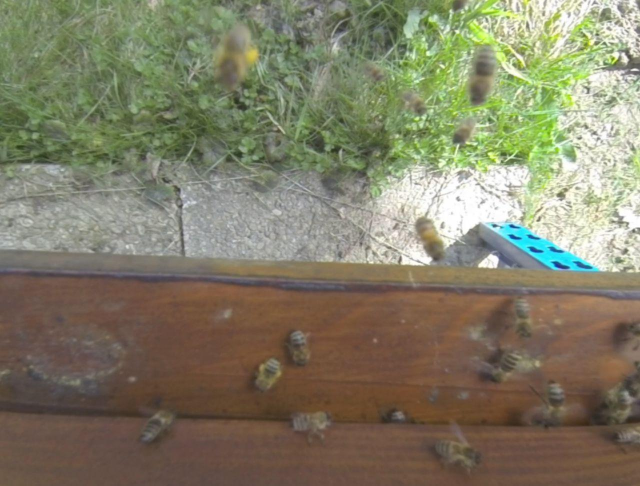
#> input picture Latex/3D-Vision_PAPER/pictures/Calib.jpg, 1280 x 972 px, given in place of GOPR1352120FPS.MP4, which was not available (shown at 1/2 size)
$ python Bee_colors.py
#> lines starting #> are read from the running program, lines starting #| are printed output that depends on the picture
from matplotlib import pyplot as plt
import numpy as np
import cv2

cap = cv2.VideoCapture('GOPR1352120FPS.MP4')
ret,frame = cap.read()
#> frame is the input picture: shape (972, 1280, 3); mean B, G, R 102.6, 125.5, 129.2
fgbg = cv2.createBackgroundSubtractorMOG2()


# define field of interst
higth1 = 450
higth2 = 600
width1 = 500
width2 = 600
higth = higth2-higth1
width = width2-width1


fourcc = cv2.VideoWriter_fourcc(*'DIVX')
print(frame.shape)
#| (972, 1280, 3)
out = cv2.VideoWriter('output.avi',fourcc,20.0,(width,higth),True)

while(1):
    ret, frame = cap.read()
    if ret == False:
        break
    frame = frame[higth1:higth2,width1:width2,:]
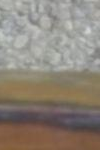
#> frame: shape (150, 100, 3); mean B, G, R 120.8, 131.9, 141.4
    fgmask = fgbg.apply(frame)
#> fgmask: shape (150, 100); every value is 127
    ret, thresh = cv2.threshold(fgmask,127,255,0)
#> thresh: shape (150, 100); every value is 0
    median = cv2.medianBlur(thresh,9)
    inv = cv2.bitwise_and(frame,frame, mask=median)
#> inv: shape (150, 100, 3); every value is 0

    out.write(frame)

    cv2.imshow('frame',frame)
    cv2.imshow('median',median)
    cv2.imshow('inv',inv)
    k=cv2.waitKey(1) & 0xFF
#> (key Esc is pressed here)
    if k ==27:
        break

cap.release()
out.release()

$ run again, on Latex/3D-Vision_PAPER/pictures/Dist.jpg
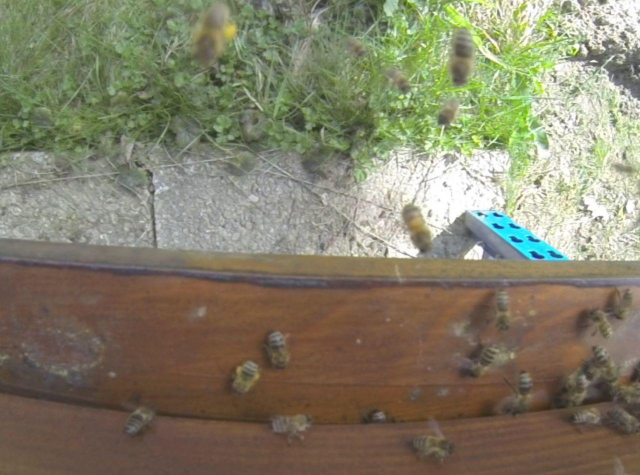
#> input picture Latex/3D-Vision_PAPER/pictures/Dist.jpg, 1280 x 950 px, given in place of GOPR1352120FPS.MP4, which was not available (shown at 1/2 size)
#> frame is the input picture: shape (950, 1280, 3); mean B, G, R 104.9, 127, 131.3
#| (950, 1280, 3)
#> `frame = frame[higth1:higth2,width1:width2,:]`:
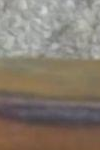
#> frame: shape (150, 100, 3); mean B, G, R 111.8, 123.8, 134.3
#> fgmask: shape (150, 100); every value is 127
#> thresh: shape (150, 100); every value is 0
#> inv: shape (150, 100, 3); every value is 0

$ run again, on Latex/3D-Vision_PAPER/pictures/photoSupport.jpg
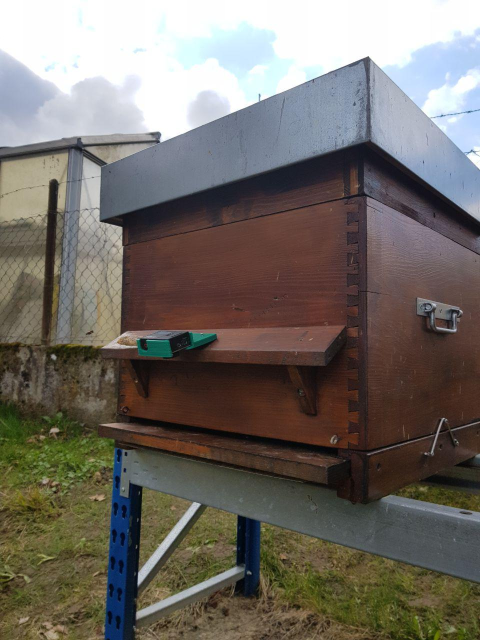
#> input picture Latex/3D-Vision_PAPER/pictures/photoSupport.jpg, 960 x 1280 px, given in place of GOPR1352120FPS.MP4, which was not available (shown at 1/2 size)
#> frame is the input picture: shape (1280, 960, 3); mean B, G, R 101.3, 108.1, 114
#| (1280, 960, 3)
#> `frame = frame[higth1:higth2,width1:width2,:]`:
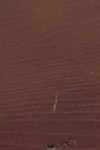
#> frame: shape (150, 100, 3); mean B, G, R 52.6, 59.5, 94.6
#> fgmask: shape (150, 100); every value is 127
#> thresh: shape (150, 100); every value is 0
#> inv: shape (150, 100, 3); every value is 0
